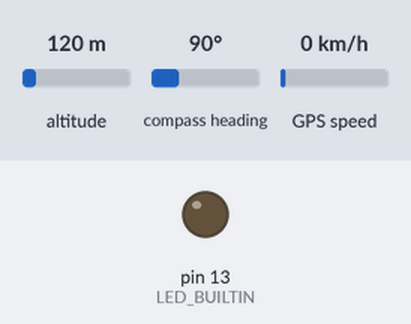
The sketch below on a simulated Arduino Uno, built with avr-gcc and run on an emulated ATmega328P. Shown: output pins drawn as LEDs (lit = HIGH). The test bench sets the inputs (shaded band); at power-on: altitude 120 m, compass heading 90°, GPS speed 0 km/h. The GPS gets a fix after 3 s at 37.7749, -122.4194 with 8 satellites; what the sketch prints to the serial monitor is not drawn.

Above: at 0.05 s.
Timing chart, 0 to 3.0 s (numbered marks = the images above):
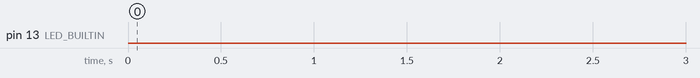

The sketch:

astropath_master.ino
```cpp
/**
 * ASTROPATH Main Controller (Master Node)
 *
 * Role:
 * 1. Read GPS data from NEO-6M module
 * 2. Process NMEA sentences using TinyGPS++
 * 3. Sync coordinates to ESP32-CAM via Serial
 * 4. (Optional) Manage vibration/ultrasonic sensors
 */

#include <TinyGPS++.h>
#include <SoftwareSerial.h>

// ===========================
// CONFIGURATION
// ===========================

// GPS Module Connections (NEO-6M)
static const int RXPin = 4, TXPin = 3;
static const uint32_t GPSBaud = 9600;

// Communication Pins
// Note: If using Arduino Mega, use Serial1/Serial2
// If using Arduino Uno, Hardware Serial (0,1) goes to ESP32-CAM
#define CAM_SERIAL Serial

// ===========================
// GLOBAL OBJECTS
// ===========================

TinyGPSPlus gps;
SoftwareSerial ss(RXPin, TXPin);

unsigned long lastSyncTime = 0;
const int syncInterval = 1000; // Sync every 1 second

void setup() {
  // Debug Serial
  // Serial.begin(115200);

  // Communication to ESP32-CAM
  CAM_SERIAL.begin(115200);

  // Interface with GPS Module
  ss.begin(GPSBaud);

  // Status LED
  pinMode(LED_BUILTIN, OUTPUT);
}

void loop() {
  // 1. Read from GPS Module
  while (ss.available() > 0) {
    if (gps.encode(ss.read())) {
      // Data successfully parsed
    }
  }

  // 2. Sync with ESP32-CAM every second
  if (millis() - lastSyncTime > syncInterval) {
    if (gps.location.isValid()) {
      digitalWrite(LED_BUILTIN, HIGH); // Flash LED on sync

      // Send ASTROPATH Protocol String
      CAM_SERIAL.print("GPS:");
      CAM_SERIAL.print(gps.location.lat(), 6);
      CAM_SERIAL.print(",");
      CAM_SERIAL.print(gps.location.lng(), 6);
      CAM_SERIAL.println();

      // For local debugging (if using Mega or separate Serial)
      // Serial.println("Synced location to ESP32-CAM");

      delay(50);
      digitalWrite(LED_BUILTIN, LOW);
    } else {
      // GPS searching for satellite fix
      // Serial.println("GPS: Waiting for Fix...");
    }

    lastSyncTime = millis();
  }

  // 3. Handle data from ESP32-CAM (optional)
  if (CAM_SERIAL.available()) {
    // Logic to handle responses from Camera node
  }
}
```

Measured:
- by itself, pin 13 (LED_BUILTIN): alternates HIGH for 0.05 s and LOW for 1.0 s
